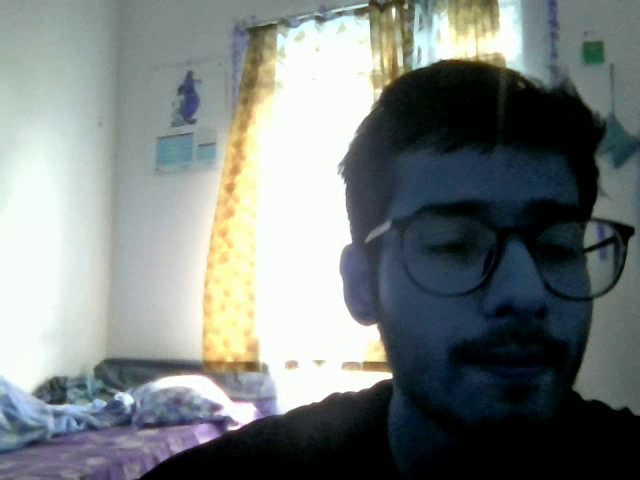
#> input picture frame 4 of output.avi, 640 x 480 px, given in place of the camera
$ jupyter execute 'WEBCAM VIDEO RECORDING.ipynb'
#> lines starting #> are read from the running program, lines starting #| are printed output that depends on the picture
[cell 1]
import cv2

[cell 2]
import matplotlib.pyplot as plt

[cell 3]
def main():

    windowname="live webcam video feed capture"
    cv2.namedWindow(windowname)
    cap=cv2.VideoCapture(0)

    filename="C:\\Users\\user\\Downloads\\opencv\\output.avi"

    codec=cv2.VideoWriter_fourcc('X','V','I','D')

    framerate=30
    resolution=(640,480)

    VideoFileOutput=cv2.VideoWriter(filename,codec,framerate,resolution)


    if cap.isOpened():
          ret,frame=cap.read()
#> frame is the input picture: shape (480, 640, 3); mean B, G, R 125.7, 127.4, 120.1

    else:
          ret=False


    while ret:

        ret,frame=cap.read()
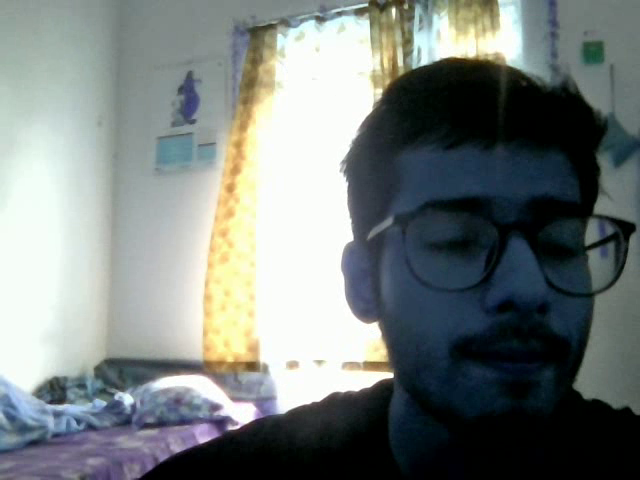
#> input picture frame 5 of output.avi, 640 x 480 px, given in place of the camera
#> frame is the input picture: shape (480, 640, 3); mean B, G, R 125.4, 127.2, 119.8
        output=cv2.cvtColor(frame,cv2.COLOR_BGR2GRAY)
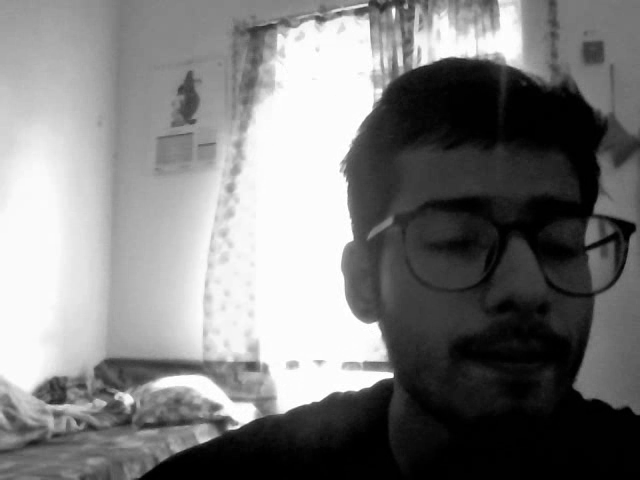
#> output: shape (480, 640); min 0, max 255, mean 124.8
        frame=cv2.cvtColor(frame,cv2.COLOR_BGR2RGB)

        VideoFileOutput.write(frame)

        cv2.imshow(windowname,frame)
        if cv2.waitKey(1)==27:
#> (key Esc is pressed here)
            break

    cv2.destroyAllWindows()
    VideoFileOutput.release()


    cap.release()

if  __name__=="__main__":
     main()

$ run again, starting later in the video
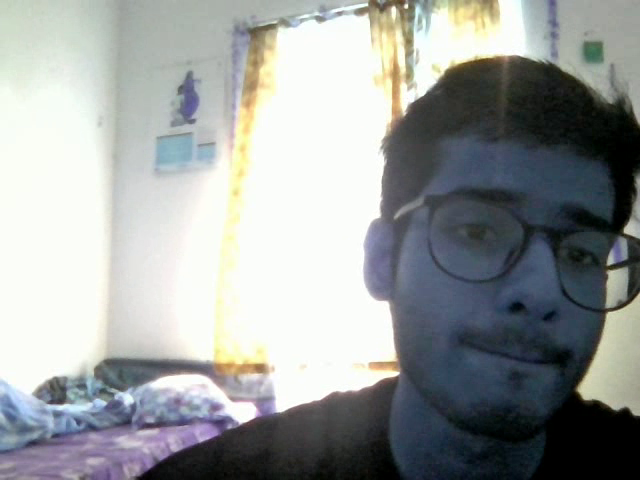
#> input picture frame 21 of output.avi, 640 x 480 px, given in place of the camera
#> in main, frame is the input picture: shape (480, 640, 3); mean B, G, R 156.2, 156.9, 153.1
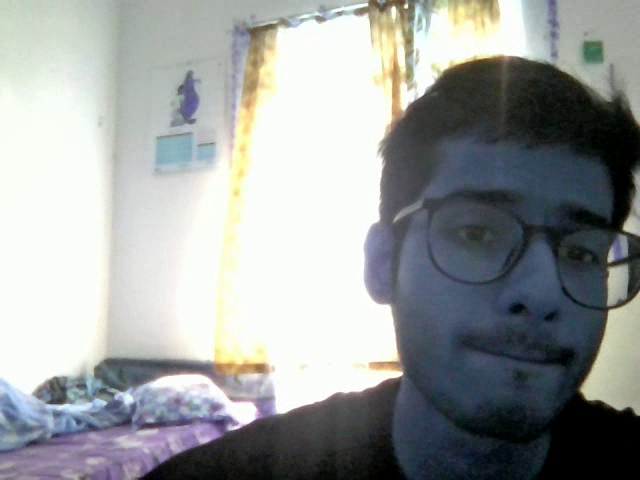
#> input picture frame 22 of output.avi, 640 x 480 px, given in place of the camera
#> in main, frame is the input picture: shape (480, 640, 3); mean B, G, R 156.4, 156.9, 153.4
#> in main, `output=cv2.cvtColor(frame,cv2.COLOR_BGR2GRAY)`:
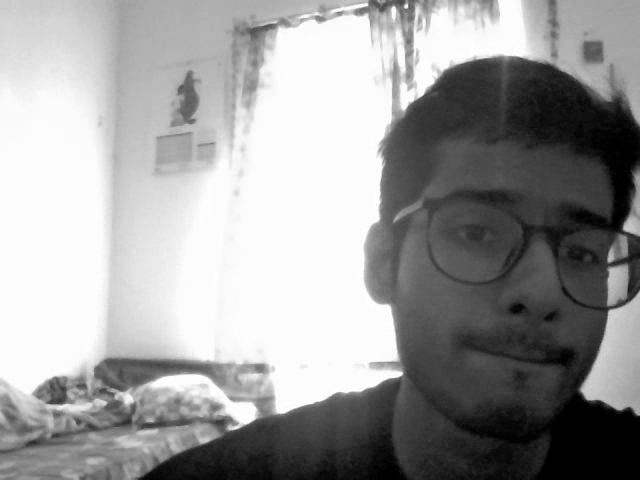
#> output: shape (480, 640); min 0, max 255, mean 155.8

$ run again, starting later in the video
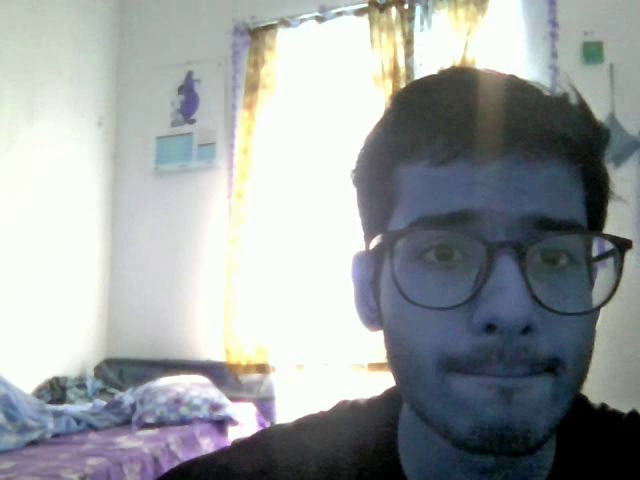
#> input picture frame 38 of output.avi, 640 x 480 px, given in place of the camera
#> in main, frame is the input picture: shape (480, 640, 3); mean B, G, R 159.5, 158.2, 153.4
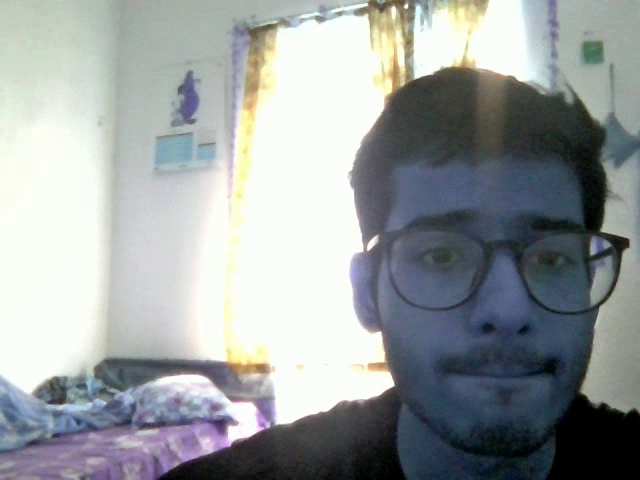
#> input picture frame 39 of output.avi, 640 x 480 px, given in place of the camera
#> in main, frame is the input picture: shape (480, 640, 3); mean B, G, R 159.1, 157.9, 153.2
#> in main, `output=cv2.cvtColor(frame,cv2.COLOR_BGR2GRAY)`:
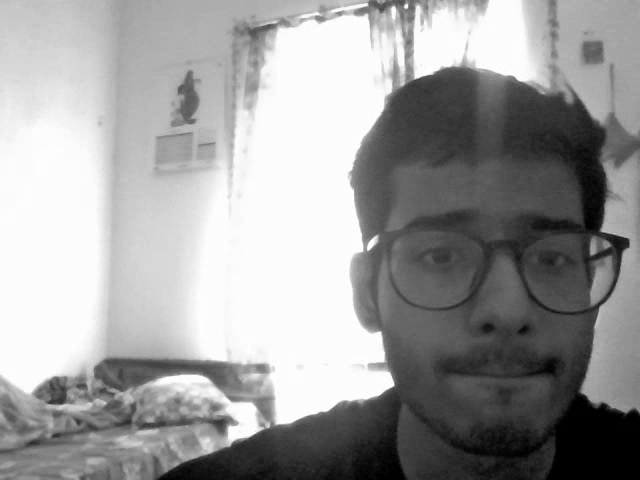
#> output: shape (480, 640); min 0, max 255, mean 156.6
